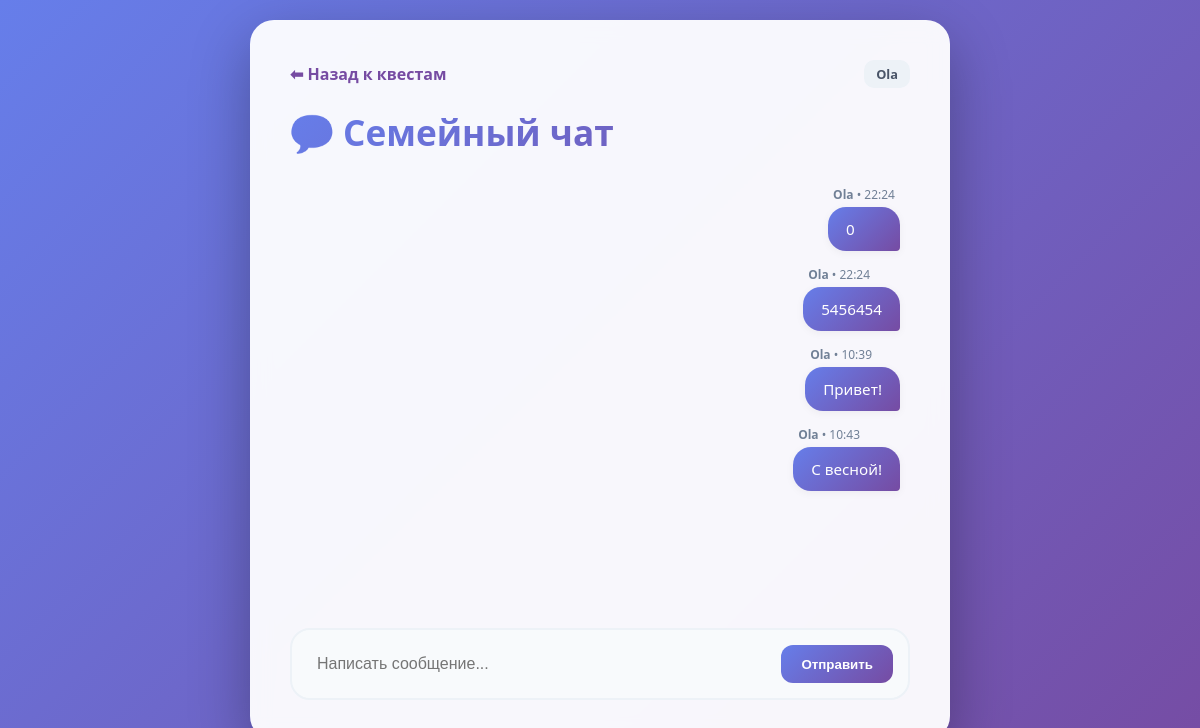
The app's page /chat/ (signed in) with its own data.
### todo_sql/models.py (models this page shows, shortened)
class ChatMessage(models.Model):
    user = models.ForeignKey(User, on_delete=models.CASCADE)
    family = models.ForeignKey(Family, on_delete=models.CASCADE, null=True, blank=True)
    text = models.TextField(verbose_name="Сообщение")
    created_at = models.DateTimeField(auto_now_add=True)
    class Meta:
        ordering = ['created_at']

### todo_sql/views.py (the view, shortened to what this page needs)
# urls.py: path('chat/', views.ChatView.as_view(), name='chat'),
class ChatView(LoginRequiredMixin, ListView):
    model = ChatMessage
    template_name = 'chat.html'
    context_object_name = 'messages'
    paginate_by = 20
    def get_queryset(self):
        if hasattr(self.request.user, 'profile') and self.request.user.profile.family:
            return ChatMessage.objects.filter(family=self.request.user.profile.family)
        return ChatMessage.objects.none()
    def get(self, request, *args, **kwargs):
        return super().get(request, *args, **kwargs)
    def get_context_data(self, **kwargs):
        context = super().get_context_data(**kwargs)
        context['form'] = ChatMessageForm()
        return context

### todo_sql/forms.py
class ChatMessageForm(forms.ModelForm):
    class Meta:
        model = ChatMessage
        fields = ['text']
        widgets = {
            'text': forms.TextInput(attrs={
                'class': 'form-control',
                'placeholder': 'Напишите что-нибудь семье...',
                'autocomplete': 'off'
            }),
        }

### todo_sql/views.py (called while the page is built)
def get_user_family(user):
    if hasattr(user, 'profile') and user.profile.family:
        return user.profile.family
    return None

### todo_sql/templates/chat.html (shortened to what this page needs)
<!DOCTYPE html>
<html lang="ru">
<head>
</head>
<body>
<div class="container">
    <div class="nav-header">
        <a href="{% url 'index' %}" class="back-link">⬅ Назад к квестам</a>
        <div class="user-badge" style="background: #edf2f7; padding: 5px 12px; border-radius: 10px; font-size: 0.8em; font-weight: 600; color: #4a5568;">
            {{ user.username }}
        </div>
    </div>
    <h1>💬 Семейный чат</h1>
    <div class="chat-messages" id="chatBox">
        {% for msg in messages %}
            <div class="message-wrapper {% if msg.user == request.user %}message-own{% else %}message-other{% endif %}">
                <div class="message-info">
                    <b>{{ msg.user.username }}</b> • {{ msg.created_at|date:"H:i" }}
                </div>
                <div class="bubble">
                    {{ msg.text }}
                </div>
            </div>
        {% empty %}
            <div style="text-align: center; color: #a0aec0; margin-top: 50px;">
                Здесь пока тихо... Напишите что-нибудь!
            </div>
        {% endfor %}
    </div>
    <form class="chat-form" method="POST">
        <input type="text" name="text" placeholder="Написать сообщение..." required autocomplete="off">
        <button type="submit" class="send-btn">Отправить</button>
    </form>
</div>
</body>
</html>

### todo_sql/templates/chat.html (style rules this page uses)
* { margin: 0; padding: 0; box-sizing: border-box; }
body { font-family: 'Segoe UI', system-ui, -apple-system, sans-serif; background: linear-gradient(135deg, #667eea 0%, #764ba2 100%); min-height: 100vh; padding: 20px; display: flex; justify-content: center; align-items: flex-start; }
.container { background: rgba(255, 255, 255, 0.95); backdrop-filter: blur(10px); border-radius: 24px; box-shadow: 0 20px 60px rgba(0, 0, 0, 0.3); width: 100%; max-width: 700px; padding: 40px; animation: slideUp 0.5s ease; display: flex; flex-direction: column; height: 90vh; }
h1 { font-size: 2.2em; background: linear-gradient(135deg, #667eea 0%, #764ba2 100%); -webkit-background-clip: text; -webkit-text-fill-color: transparent; font-weight: 800; margin-bottom: 20px; }
.nav-header { display: flex; justify-content: space-between; align-items: center; margin-bottom: 20px; }
.back-link { text-decoration: none; color: #764ba2; font-weight: 600; display: flex; align-items: center; gap: 5px; transition: 0.3s; }
.chat-messages { flex-grow: 1; overflow-y: auto; padding: 10px; margin-bottom: 20px; display: flex; flex-direction: column; gap: 15px; scrollbar-width: thin; }
.message-wrapper { display: flex; flex-direction: column; max-width: 80%; }
.message-own { align-self: flex-end; }
.message-info { font-size: 0.75em; color: #718096; margin-bottom: 4px; padding: 0 5px; }
.bubble { padding: 12px 18px; border-radius: 18px; font-size: 0.95em; box-shadow: 0 2px 8px rgba(0,0,0,0.05); position: relative; }
.message-own .bubble { background: linear-gradient(135deg, #667eea 0%, #764ba2 100%); color: white; border-bottom-right-radius: 4px; }
.chat-form { background: #f8fafc; padding: 15px; border-radius: 20px; display: flex; gap: 10px; border: 2px solid #edf2f7; }
.chat-form input { flex-grow: 1; border: none; background: transparent; padding: 10px; font-size: 1em; outline: none; }
.send-btn { background: linear-gradient(135deg, #667eea 0%, #764ba2 100%); color: white; border: none; padding: 10px 20px; border-radius: 12px; font-weight: 600; cursor: pointer; transition: 0.3s; }

### records on screen
ChatMessage: user.username "Ola", created_at "22:24", text "0"
ChatMessage: user.username "Ola", created_at "22:24", text "5456454"
ChatMessage: user.username "Ola", created_at "10:39", text "Привет!"
ChatMessage: user.username "Ola", created_at "10:43", text "С весной!"

### other values on screen
{{ user.username }} "Ola"
